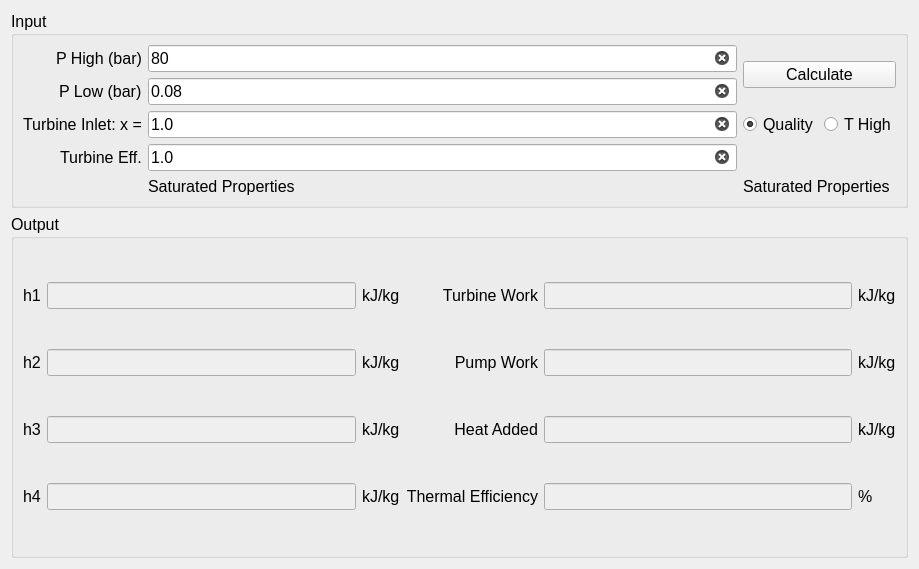
<?xml version="1.0" encoding="UTF-8"?>
<ui version="4.0">
 <class>Form</class>
 <widget class="QWidget" name="Form">
  <property name="geometry">
   <rect>
    <x>0</x>
    <y>0</y>
    <width>919</width>
    <height>569</height>
   </rect>
  </property>
  <property name="windowTitle">
   <string>Form</string>
  </property>
  <layout class="QVBoxLayout" name="verticalLayout">
   <item>
    <widget class="QGroupBox" name="gb_Input">
     <property name="font">
      <font>
       <pointsize>12</pointsize>
      </font>
     </property>
     <property name="title">
      <string>Input</string>
     </property>
     <layout class="QGridLayout" name="gridLayout">
      <item row="0" column="0" alignment="Qt::AlignRight">
       <widget class="QLabel" name="lbl_PHigh">
        <property name="sizePolicy">
         <sizepolicy hsizetype="Preferred" vsizetype="Preferred">
          <horstretch>0</horstretch>
          <verstretch>0</verstretch>
         </sizepolicy>
        </property>
        <property name="font">
         <font>
          <pointsize>12</pointsize>
         </font>
        </property>
        <property name="text">
         <string>P High (bar)</string>
        </property>
       </widget>
      </item>
      <item row="0" column="2" rowspan="2" colspan="2">
       <widget class="QPushButton" name="btn_Calculate">
        <property name="font">
         <font>
          <pointsize>12</pointsize>
         </font>
        </property>
        <property name="text">
         <string>Calculate</string>
        </property>
       </widget>
      </item>
      <item row="1" column="0" alignment="Qt::AlignRight">
       <widget class="QLabel" name="lbl_PLow">
        <property name="sizePolicy">
         <sizepolicy hsizetype="Preferred" vsizetype="Preferred">
          <horstretch>0</horstretch>
          <verstretch>0</verstretch>
         </sizepolicy>
        </property>
        <property name="font">
         <font>
          <pointsize>12</pointsize>
         </font>
        </property>
        <property name="text">
         <string>P Low (bar)</string>
        </property>
       </widget>
      </item>
      <item row="1" column="1">
       <widget class="QLineEdit" name="le_PLow">
        <property name="sizePolicy">
         <sizepolicy hsizetype="Preferred" vsizetype="Fixed">
          <horstretch>0</horstretch>
          <verstretch>0</verstretch>
         </sizepolicy>
        </property>
        <property name="font">
         <font>
          <pointsize>12</pointsize>
         </font>
        </property>
        <property name="text">
         <string>0.08</string>
        </property>
        <property name="placeholderText">
         <string>enter a value for the low pressure isobar</string>
        </property>
        <property name="clearButtonEnabled">
         <bool>true</bool>
        </property>
       </widget>
      </item>
      <item row="0" column="1">
       <widget class="QLineEdit" name="le_PHigh">
        <property name="sizePolicy">
         <sizepolicy hsizetype="Preferred" vsizetype="Fixed">
          <horstretch>0</horstretch>
          <verstretch>0</verstretch>
         </sizepolicy>
        </property>
        <property name="font">
         <font>
          <pointsize>12</pointsize>
         </font>
        </property>
        <property name="text">
         <string>80</string>
        </property>
        <property name="placeholderText">
         <string>enter a value for the high pressure isobar</string>
        </property>
        <property name="clearButtonEnabled">
         <bool>true</bool>
        </property>
       </widget>
      </item>
      <item row="2" column="1">
       <widget class="QLineEdit" name="le_TurbineInletCondition">
        <property name="sizePolicy">
         <sizepolicy hsizetype="Preferred" vsizetype="Fixed">
          <horstretch>0</horstretch>
          <verstretch>0</verstretch>
         </sizepolicy>
        </property>
        <property name="font">
         <font>
          <pointsize>12</pointsize>
         </font>
        </property>
        <property name="text">
         <string>1.0</string>
        </property>
        <property name="clearButtonEnabled">
         <bool>true</bool>
        </property>
       </widget>
      </item>
      <item row="2" column="0" alignment="Qt::AlignRight">
       <widget class="QLabel" name="lbl_TurbineInletCondition">
        <property name="sizePolicy">
         <sizepolicy hsizetype="Preferred" vsizetype="Preferred">
          <horstretch>0</horstretch>
          <verstretch>0</verstretch>
         </sizepolicy>
        </property>
        <property name="font">
         <font>
          <pointsize>12</pointsize>
         </font>
        </property>
        <property name="text">
         <string>Turbine Inlet: x =</string>
        </property>
       </widget>
      </item>
      <item row="2" column="2">
       <widget class="QRadioButton" name="rdo_Quality">
        <property name="font">
         <font>
          <pointsize>12</pointsize>
         </font>
        </property>
        <property name="text">
         <string>Quality</string>
        </property>
        <property name="checked">
         <bool>true</bool>
        </property>
       </widget>
      </item>
      <item row="2" column="3">
       <widget class="QRadioButton" name="rdo_THigh">
        <property name="font">
         <font>
          <pointsize>12</pointsize>
         </font>
        </property>
        <property name="text">
         <string>T High</string>
        </property>
       </widget>
      </item>
      <item row="3" column="0" alignment="Qt::AlignRight">
       <widget class="QLabel" name="label">
        <property name="font">
         <font>
          <pointsize>12</pointsize>
         </font>
        </property>
        <property name="text">
         <string>Turbine Eff.</string>
        </property>
        <property name="textFormat">
         <enum>Qt::PlainText</enum>
        </property>
       </widget>
      </item>
      <item row="3" column="1">
       <widget class="QLineEdit" name="le_TurbineEff">
        <property name="font">
         <font>
          <pointsize>12</pointsize>
         </font>
        </property>
        <property name="text">
         <string>1.0</string>
        </property>
        <property name="placeholderText">
         <string>turbine isentropic efficiency 0.0&lt;eta&lt;=1.0</string>
        </property>
        <property name="clearButtonEnabled">
         <bool>true</bool>
        </property>
       </widget>
      </item>
      <item row="4" column="1">
       <widget class="QLabel" name="lbl_SatPropHigh">
        <property name="font">
         <font>
          <pointsize>12</pointsize>
         </font>
        </property>
        <property name="text">
         <string>Saturated Properties</string>
        </property>
       </widget>
      </item>
      <item row="4" column="2" colspan="2">
       <widget class="QLabel" name="lbl_SatPropLow">
        <property name="font">
         <font>
          <pointsize>12</pointsize>
         </font>
        </property>
        <property name="text">
         <string>Saturated Properties</string>
        </property>
       </widget>
      </item>
     </layout>
    </widget>
   </item>
   <item>
    <widget class="QGroupBox" name="gb_Output">
     <property name="sizePolicy">
      <sizepolicy hsizetype="MinimumExpanding" vsizetype="MinimumExpanding">
       <horstretch>0</horstretch>
       <verstretch>0</verstretch>
      </sizepolicy>
     </property>
     <property name="font">
      <font>
       <pointsize>12</pointsize>
      </font>
     </property>
     <property name="title">
      <string>Output</string>
     </property>
     <layout class="QGridLayout" name="gridLayout_2">
      <item row="0" column="2">
       <widget class="QLabel" name="label_4">
        <property name="font">
         <font>
          <pointsize>12</pointsize>
         </font>
        </property>
        <property name="text">
         <string>kJ/kg</string>
        </property>
       </widget>
      </item>
      <item row="1" column="0">
       <widget class="QLabel" name="label_5">
        <property name="font">
         <font>
          <pointsize>12</pointsize>
         </font>
        </property>
        <property name="text">
         <string>h2</string>
        </property>
       </widget>
      </item>
      <item row="2" column="2">
       <widget class="QLabel" name="label_8">
        <property name="font">
         <font>
          <pointsize>12</pointsize>
         </font>
        </property>
        <property name="text">
         <string>kJ/kg</string>
        </property>
       </widget>
      </item>
      <item row="1" column="1">
       <widget class="QLineEdit" name="le_H2">
        <property name="enabled">
         <bool>false</bool>
        </property>
        <property name="font">
         <font>
          <pointsize>12</pointsize>
         </font>
        </property>
       </widget>
      </item>
      <item row="3" column="0">
       <widget class="QLabel" name="label_7">
        <property name="font">
         <font>
          <pointsize>12</pointsize>
         </font>
        </property>
        <property name="text">
         <string>h4</string>
        </property>
       </widget>
      </item>
      <item row="3" column="1">
       <widget class="QLineEdit" name="le_H4">
        <property name="enabled">
         <bool>false</bool>
        </property>
        <property name="font">
         <font>
          <pointsize>12</pointsize>
         </font>
        </property>
       </widget>
      </item>
      <item row="2" column="1">
       <widget class="QLineEdit" name="le_H3">
        <property name="enabled">
         <bool>false</bool>
        </property>
        <property name="font">
         <font>
          <pointsize>12</pointsize>
         </font>
        </property>
       </widget>
      </item>
      <item row="2" column="0">
       <widget class="QLabel" name="label_9">
        <property name="font">
         <font>
          <pointsize>12</pointsize>
         </font>
        </property>
        <property name="text">
         <string>h3</string>
        </property>
       </widget>
      </item>
      <item row="0" column="1">
       <widget class="QLineEdit" name="le_H1">
        <property name="enabled">
         <bool>false</bool>
        </property>
        <property name="font">
         <font>
          <pointsize>12</pointsize>
         </font>
        </property>
       </widget>
      </item>
      <item row="0" column="4">
       <widget class="QLineEdit" name="le_TurbineWork">
        <property name="enabled">
         <bool>false</bool>
        </property>
        <property name="font">
         <font>
          <pointsize>12</pointsize>
         </font>
        </property>
       </widget>
      </item>
      <item row="2" column="4">
       <widget class="QLineEdit" name="le_HeatAdded">
        <property name="enabled">
         <bool>false</bool>
        </property>
        <property name="font">
         <font>
          <pointsize>12</pointsize>
         </font>
        </property>
       </widget>
      </item>
      <item row="1" column="3">
       <widget class="QLabel" name="label_15">
        <property name="font">
         <font>
          <pointsize>12</pointsize>
         </font>
        </property>
        <property name="text">
         <string>Pump Work</string>
        </property>
        <property name="alignment">
         <set>Qt::AlignRight|Qt::AlignTrailing|Qt::AlignVCenter</set>
        </property>
       </widget>
      </item>
      <item row="2" column="3">
       <widget class="QLabel" name="label_11">
        <property name="font">
         <font>
          <pointsize>12</pointsize>
         </font>
        </property>
        <property name="text">
         <string>Heat Added</string>
        </property>
        <property name="alignment">
         <set>Qt::AlignRight|Qt::AlignTrailing|Qt::AlignVCenter</set>
        </property>
       </widget>
      </item>
      <item row="2" column="5">
       <widget class="QLabel" name="label_16">
        <property name="font">
         <font>
          <pointsize>12</pointsize>
         </font>
        </property>
        <property name="text">
         <string>kJ/kg</string>
        </property>
       </widget>
      </item>
      <item row="0" column="5">
       <widget class="QLabel" name="label_17">
        <property name="font">
         <font>
          <pointsize>12</pointsize>
         </font>
        </property>
        <property name="text">
         <string>kJ/kg</string>
        </property>
       </widget>
      </item>
      <item row="0" column="3">
       <widget class="QLabel" name="label_14">
        <property name="font">
         <font>
          <pointsize>12</pointsize>
         </font>
        </property>
        <property name="text">
         <string>Turbine Work</string>
        </property>
        <property name="alignment">
         <set>Qt::AlignRight|Qt::AlignTrailing|Qt::AlignVCenter</set>
        </property>
       </widget>
      </item>
      <item row="1" column="4">
       <widget class="QLineEdit" name="le_PumpWork">
        <property name="enabled">
         <bool>false</bool>
        </property>
        <property name="font">
         <font>
          <pointsize>12</pointsize>
         </font>
        </property>
       </widget>
      </item>
      <item row="3" column="3" alignment="Qt::AlignRight">
       <widget class="QLabel" name="label_10">
        <property name="font">
         <font>
          <pointsize>12</pointsize>
         </font>
        </property>
        <property name="text">
         <string>Thermal Efficiency</string>
        </property>
        <property name="alignment">
         <set>Qt::AlignRight|Qt::AlignTrailing|Qt::AlignVCenter</set>
        </property>
       </widget>
      </item>
      <item row="3" column="4">
       <widget class="QLineEdit" name="le_Efficiency">
        <property name="enabled">
         <bool>false</bool>
        </property>
        <property name="font">
         <font>
          <pointsize>12</pointsize>
         </font>
        </property>
       </widget>
      </item>
      <item row="1" column="2">
       <widget class="QLabel" name="label_3">
        <property name="font">
         <font>
          <pointsize>12</pointsize>
         </font>
        </property>
        <property name="text">
         <string>kJ/kg</string>
        </property>
       </widget>
      </item>
      <item row="3" column="5">
       <widget class="QLabel" name="label_12">
        <property name="font">
         <font>
          <pointsize>12</pointsize>
         </font>
        </property>
        <property name="text">
         <string>%</string>
        </property>
       </widget>
      </item>
      <item row="3" column="2">
       <widget class="QLabel" name="label_6">
        <property name="font">
         <font>
          <pointsize>12</pointsize>
         </font>
        </property>
        <property name="text">
         <string>kJ/kg</string>
        </property>
       </widget>
      </item>
      <item row="1" column="5">
       <widget class="QLabel" name="label_13">
        <property name="font">
         <font>
          <pointsize>12</pointsize>
         </font>
        </property>
        <property name="text">
         <string>kJ/kg</string>
        </property>
       </widget>
      </item>
      <item row="0" column="0">
       <widget class="QLabel" name="label_2">
        <property name="font">
         <font>
          <pointsize>12</pointsize>
         </font>
        </property>
        <property name="focusPolicy">
         <enum>Qt::WheelFocus</enum>
        </property>
        <property name="text">
         <string>h1</string>
        </property>
       </widget>
      </item>
     </layout>
    </widget>
   </item>
  </layout>
 </widget>
 <resources/>
 <connections/>
</ui>
